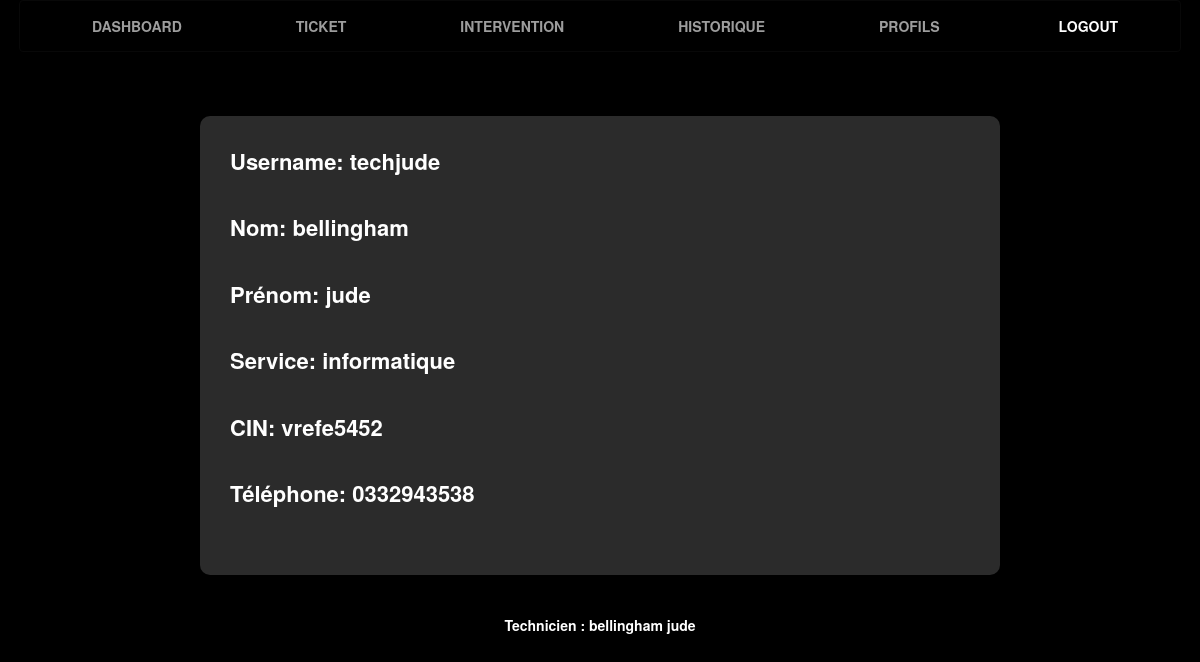
/profiltech.php (signed in), run on the app's committed database.
### tables this page shows
CREATE TABLE `technicien` (
  `id` int NOT NULL AUTO_INCREMENT,
  `Nom` varchar(255) DEFAULT NULL,
  `Prenom` varchar(255) DEFAULT NULL,
  `UserName` varchar(50) NOT NULL,
  `MotDePasse` varchar(255) DEFAULT NULL,
  `cin` varchar(20) DEFAULT NULL,
  `NumTel` varchar(20) DEFAULT NULL,
  `service` varchar(255) DEFAULT 'informatique',
  PRIMARY KEY (`id`),
  UNIQUE KEY `UserName` (`UserName`),
  UNIQUE KEY `cin` (`cin`)
);

### profiltech.php (the view, shortened to what this page needs)
<?php
$nom = $_SESSION['nom'];
$prenom = $_SESSION['prenom'];
?>
<!DOCTYPE html>
<html lang="fr">
<head>
    <link rel="stylesheet" href="tech.css">
    <link rel="stylesheet" href="https://cdnjs.cloudflare.com/ajax/libs/twitter-bootstrap/3.3.7/css/bootstrap.min.css">
</head>
<body>
<div class="container-fluid">
    <nav class="navbar navbar-inverse">
        <div class="container-fluid">
            <ul class="nav navbar-nav">
                <li><a href="dashboardtechnici.php">Dashboard</a></li>
                <li><a href="ticket.php">Ticket</a></li>
                <li><a href="intervention.php">Intervention</a></li>
                <li><a href="historiquetechnicien.php">Historique</a></li>
                <li><a href="profiltech.php">Profils</a></li>
            </ul>
            <ul class="nav navbar-nav navbar-right">
                <li><a id="logoutBtn" class="hoverable" href="logout.php">Logout</a></li>
            </ul>
        </div>
    </nav>
</div>
<div class="user-info">
    <?php
    $user_id = isset($_SESSION['id']) ? $_SESSION['id'] : '';
    $servername = "localhost";
    $dbname = "intranet";
    $dbusername = "root";
    $dbpassword = "Soufiane@2003";
    $conn = new mysqli($servername, $dbusername, $dbpassword, $dbname);
    $stmt = $conn->prepare("
SELECT
    Nom,
    Prenom,
    UserName,
    cin,
    NumTel,
    service
FROM
    technicien
WHERE id = ?
");
    $stmt->bind_param("i", $user_id);
    $stmt->execute();
    $result = $stmt->get_result();
    if ($result->num_rows > 0) {
        while ($row = $result->fetch_assoc()) {
            echo "<label>Username: " . htmlspecialchars($row["UserName"]) . "</label><br>";
            echo "<label>Nom: " . htmlspecialchars($row["Nom"]) . "</label><br>";
            echo "<label>Prénom: " . htmlspecialchars($row["Prenom"]) . "</label><br>";
            echo "<label>Service: " . htmlspecialchars($row["service"]) . "</label><br>";
            echo "<label>CIN: " . htmlspecialchars($row["cin"]) . "</label><br>";
            echo "<label>Téléphone: " . htmlspecialchars($row["NumTel"]) . "</label><br>";
        }
    } else {
        echo "Aucun résultat trouvé.";
    }
    ?>
</div>
<div class="doctor-label">
    <?php echo 'Technicien : ' . $nom . ' ' . $prenom; ?>
</div>
</body>
</html>

### tech.css (style rules this page uses)
.hoverable { display:inline-block; backface-visibility: hidden; vertical-align: middle; position:relative; box-shadow: 0 0 1px rgba(0,0,0,0); tranform: translateZ(0); transition-duration: .3s; transition-property:transform; }
.hoverable:before { position:absolute; pointer-events: none; z-index:-1; content: ''; top: 100%; left: 5%; height:10px; width:90%; opacity:0; background: -webkit-radial-gradient(center, ellipse, rgba(255, 255, 255, 0.35) 0%, rgba(255, 255, 255, 0) 80%); background: radial-gradient(ellipse at center, rgba(255, 255, 255, 0.35) 0%, rgba(255, 255, 255, 0) 80%); transition-duration: 0.3s; transition-property: transform, opacity; }
@media (min-width: 768px) { .navbar { text-align: center !important; float: none; display: inline-block; } }
body { background-color: rgb(0, 0, 0); font-weight:600; text-align:center !important; color: white; }
#logoutBtn { color: #fff; padding: 15px 20px; }

### profiltech.php (style rules this page uses)
body { background-color: rgb(0, 0, 0); font-weight: 600; text-align: center !important; color: white; }
.user-info { margin: 40px auto; max-width: 800px; padding: 30px; background-color: #2B2B2B; border-radius: 10px; box-shadow: 0 0 10px rgba(0, 0, 0, 0.1); text-align: left; color: #fff; }
.user-info label { display: block; margin-bottom: 15px; font-size: 22px; font-weight: bold; }

### data on the page
technicien: UserName "techjude", Nom "bellingham", Prenom "jude", service "informatique", cin "vrefe5452", NumTel "0332943538"

### other printed values
$nom "bellingham"
$prenom "jude"
